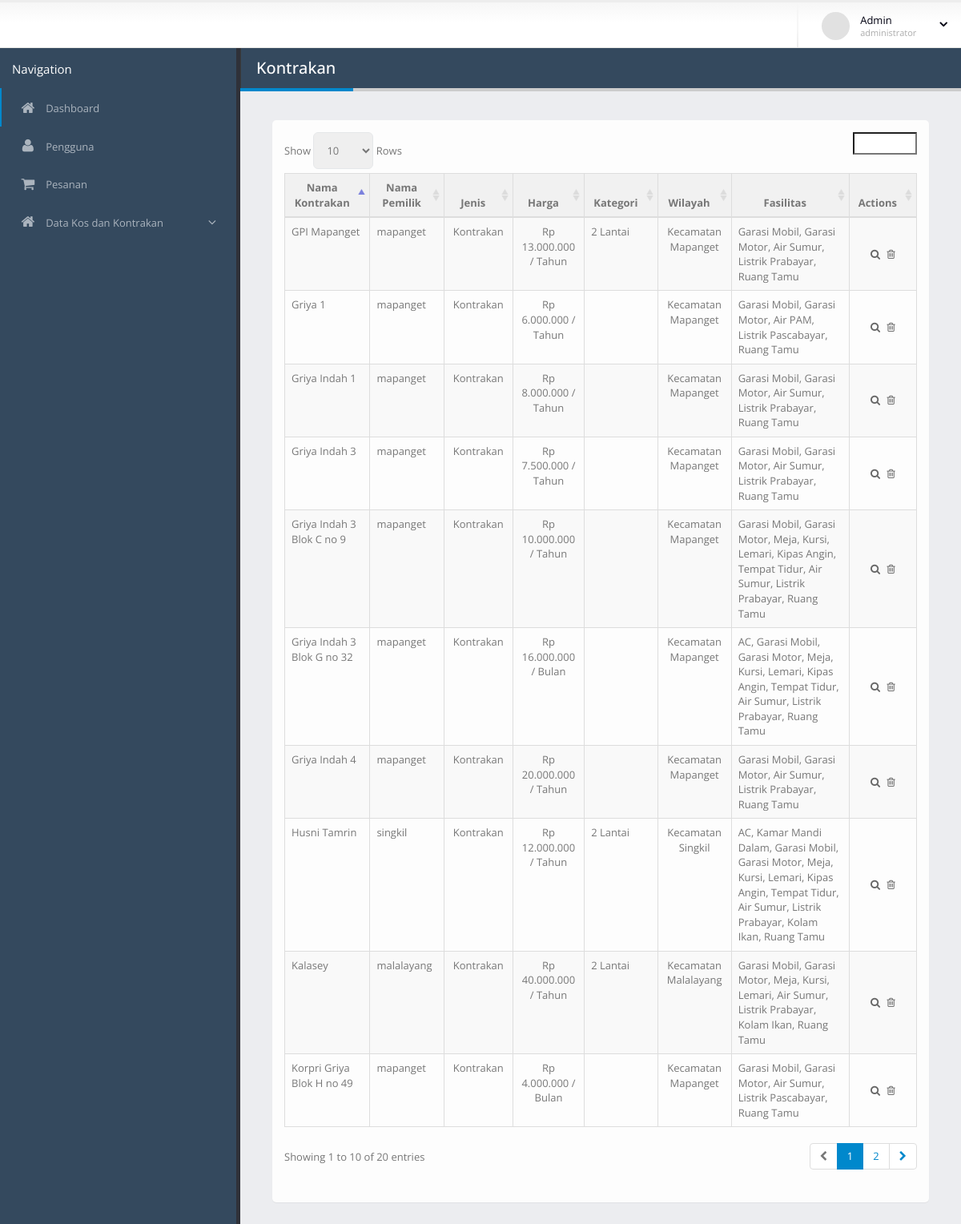
Page /admin/datakontrakan.php on the committed database.
### tables this page shows
CREATE TABLE `item` (
  `id` int(11) NOT NULL,
  `photo` varchar(255) NOT NULL,
  `photo2` varchar(255) NOT NULL,
  `photo3` varchar(255) NOT NULL,
  `photo4` varchar(255) NOT NULL,
  `nama` varchar(255) NOT NULL,
  `alamat` varchar(1000) NOT NULL,
  `harga` bigint(255) NOT NULL,
  `satuan` varchar(255) NOT NULL,
  `deskripsi` varchar(10000) NOT NULL,
  `jenis` varchar(255) NOT NULL,
  `kategori` varchar(255) NOT NULL,
  `wilayah` varchar(255) NOT NULL,
  `fasilitas` varchar(255) NOT NULL,
  `kode` varchar(255) NOT NULL,
  `lat` varchar(255) NOT NULL,
  `lng` varchar(255) NOT NULL
);

### admin/datakontrakan.php (the view, shortened to what this page needs)
<?php
include "../config.php";
?>
<!doctype html>
<html class="fixed">
	<head>
		<link rel="stylesheet" href="assets/vendor/bootstrap/css/bootstrap.css" type="text/css" />
		<link rel="stylesheet" href="assets/vendor/font-awesome/css/font-awesome.css" type="text/css" />
		<link rel="stylesheet" href="assets/vendor/magnific-popup/magnific-popup.css" type="text/css" />
		<link rel="stylesheet" href="assets/vendor/bootstrap-datepicker/css/datepicker3.css" type="text/css" />
		<link rel="stylesheet" href="assets/vendor/select2/select2.css" type="text/css" />
		<link rel="stylesheet" href="assets/vendor/jquery-datatables-bs3/assets/css/datatables.css" type="text/css" />
		<link rel="stylesheet" href="assets/stylesheets/theme.css" type="text/css" />
		<link rel="stylesheet" href="assets/stylesheets/skins/default.css" type="text/css" />
		<link rel="stylesheet" href="assets/stylesheets/theme-custom.css" type="text/css">
		<link rel="stylesheet" href="assets/style.css" type="text/css">
	</head>
	<body>
		<section class="body">
			<header class="header">
				<div class="header-right">
				<span class="separator"></span>
					<div id="userbox" class="userbox">
						<a href="#" data-toggle="dropdown">
							<figure class="profile-picture">
								<img src="assets/images/!logged-user.jpg" alt="Joseph Doe" class="img-circle" data-lock-picture="assets/images/!logged-user.jpg" />
							</figure>
							<div class="profile-info" data-lock-name="John Doe" data-lock-email="johndoe@JSOFT.com">
								<span class="name">Admin</span>
								<span class="role">administrator</span>
							</div>
							<i class="fa custom-caret"></i>
						</a>
					</div>
				</div>
			</header>
			<div class="inner-wrapper">
				<aside id="sidebar-left" class="sidebar-left">
					<div class="sidebar-header">
						<div class="sidebar-title" style="color:white">
							Navigation
						</div>
					</div>
					<div class="nano">
						<div class="nano-content">
							<nav id="menu" class="nav-main" role="navigation">
								<ul class="nav nav-main">
									<li class="nav-active">
										<a href="index.php">
											<i class="fa fa-home" aria-hidden="true"></i>
											<span>Dashboard</span>
										</a>
									</li>
									<li>
										<a href="pengguna.php">
											<i class="fa fa-user" aria-hidden="true"></i>
											<span>Pengguna</span>
										</a>
									</li>
									<li>
										<a href="pesanan.php">
											<i class="fa fa-shopping-cart" aria-hidden="true"></i>
											<span>Pesanan</span>
										</a>
									</li>
									<li class="nav-parent">
										<a>
											<i class="fa fa-home" aria-hidden="true"></i>
											<span>Data Kos dan Kontrakan</span>
										</a>
									</li>
								</ul>
							</nav>
						</div>
					</div>
				</aside>
				<section role="main" class="content-body">
					<header class="page-header">
						<h2>Kontrakan</h2>
					</header>
					<section class="panel">
							<div class="panel-body">
								<div class="table-responsive">
								<table class="table table-bordered table-striped mb-none" id="datatable-default">
									<thead>
										<tr>
											<th class="text center">Nama Kontrakan</th>
											<th class="text center">Nama Pemilik</th>
											<th class="text center">Jenis</th>
											<th class="text center">Harga</th>
											<th class="text center">Kategori</th>
											<th class="text center">Wilayah</th>
											<th class="text center">Fasilitas</th>
											<th class="text center">Actions</th>
										</tr>
									</thead>
									<tbody>
									<?php
										$sql= 'SELECT * FROM item WHERE jenis = 12';
										$result = mysqli_query($link, $sql);
										if(mysqli_num_rows($result) > 0){
										while($row = mysqli_fetch_array($result)){
										$kategori = $row['kategori'];
										$wilayah = $row['wilayah'];
										$fasilitas = $row['fasilitas'];
$kategorii = explode(",",$kategori);
$kategorinya = array();
if (in_array("24",$kategorii)) { $kategorinya[] = "2 Lantai";}
if (in_array("25",$kategorii)) { $kategorinya[] = "3 Lantai";}
$wilayahh = explode(",",$wilayah);
$wilayahnya = array();
if (in_array("303",$wilayahh)) { $wilayahnya[] = "Kecamatan Malalayang";}
if (in_array("305",$wilayahh)) { $wilayahnya[] = "Kecamatan Mapanget";}
if (in_array("307",$wilayahh)) { $wilayahnya[] = "Kecamatan Singkil";}
$fasilitass = explode(",",$fasilitas);
$fasilitasnya = array();
if (in_array("401",$fasilitass)) { $fasilitasnya[] = "AC";}
if (in_array("402",$fasilitass)) { $fasilitasnya[] = "Kamar Mandi Dalam";}
if (in_array("403",$fasilitass)) { $fasilitasnya[] = "Garasi Mobil";}
if (in_array("404",$fasilitass)) { $fasilitasnya[] = "Garasi Motor";}
if (in_array("405",$fasilitass)) { $fasilitasnya[] = "Meja";}
if (in_array("406",$fasilitass)) { $fasilitasnya[] = "Kursi";}
if (in_array("407",$fasilitass)) { $fasilitasnya[] = "Lemari";}
if (in_array("408",$fasilitass)) { $fasilitasnya[] = "Kipas Angin";}
if (in_array("409",$fasilitass)) { $fasilitasnya[] = "Tempat Tidur";}
if (in_array("410",$fasilitass)) { $fasilitasnya[] = "Air PAM";}
if (in_array("411",$fasilitass)) { $fasilitasnya[] = "Air Sumur";}
if (in_array("412",$fasilitass)) { $fasilitasnya[] = "Listrik Prabayar";}
if (in_array("413",$fasilitass)) { $fasilitasnya[] = "Listrik Pascabayar";}
if (in_array("415",$fasilitass)) { $fasilitasnya[] = "Kolam Ikan";}
if (in_array("416",$fasilitass)) { $fasilitasnya[] = "Ruang Tamu";}
if(empty($kategorinya)){ $kategorinya = ""; }
if(empty($fasilitasnya)){ $fasilitasnya = ""; }
										?>
										<tr>
											<td><?php echo $row['nama']; ?></td>
											<td><?php echo $row['kode']; ?></td>
											<td class="text center"><?php $jenis = explode(',',$row['jenis']);
																				if(in_array('12',$jenis)){echo 'Kontrakan<br>';}
											?></td>
											<td class="text center">Rp <?php   echo number_format($row['harga'],0,'.','.') ;?> / <?php if($row['satuan'] == 01 ) { echo 'Hari';}
																							  if($row['satuan'] == 03 ) { echo 'Bulan';}
																							  if($row['satuan'] == 04 ) { echo 'Tahun';}
																	?></td>
											<td><?php if(!empty($kategorinya)){ echo implode(", ",$kategorinya); }  ?></td>
											<td class="text center"><?php if(!empty($wilayahnya)){ echo implode(",",$wilayahnya); }  ?></td>
											<td><?php if(!empty($fasilitasnya)){ echo implode(", ",$fasilitasnya); }  ?></td>
											<td class="actions text center" >
												<a href="readdata.php?id=<?php echo $row['id'];?>" class="on-default remove-row"><i class="fa fa-search"></i></a>
												<a href="#" class="on-default remove-row" data-toggle="modal" data-target="#hapusdatakontrakan<?php echo $row['id']; ?>"><i class="fa fa-trash-o"></i></a>
											</td>
										</tr>
										<?php
												}
												}  ?>
                                    </tbody>
								</table>
								</div>
							</div>
						</section>
				</section>
			</div>
		</section>
	</body>
</html>

### admin/assets/stylesheets/skins/default.css (style rules this page uses)
a, .btn-link { color: #0088cc; }
.page-header h2 { border-bottom-color: #0088cc; }
ul.nav-main > li.nav-active > a { box-shadow: 2px 0 0 #0088cc inset; }

### admin/assets/style.css (style rules this page uses)
thead { background-color: #f1f1f1; }

### rows in the picture
item: nama "GPI Mapanget", kode "mapanget", jenis "Kontrakan", harga "13.000.000", satuan "Tahun", kategorinya "2 Lantai", wilayahnya "Kecamatan Mapanget", fasilitasnya "Garasi Mobil, Garasi Motor, Air Sumur, Listrik Prabayar, Ruang Tamu"
item: nama "Griya 1", kode "mapanget", jenis "Kontrakan", harga "6.000.000", satuan "Tahun", wilayahnya "Kecamatan Mapanget", fasilitasnya "Garasi Mobil, Garasi Motor, Air PAM, Listrik Pascabayar, Ruang Tamu"
item: nama "Griya Indah 1", kode "mapanget", jenis "Kontrakan", harga "8.000.000", satuan "Tahun", wilayahnya "Kecamatan Mapanget", fasilitasnya "Garasi Mobil, Garasi Motor, Air Sumur, Listrik Prabayar, Ruang Tamu"
item: nama "Griya Indah 3", kode "mapanget", jenis "Kontrakan", harga "7.500.000", satuan "Tahun", wilayahnya "Kecamatan Mapanget", fasilitasnya "Garasi Mobil, Garasi Motor, Air Sumur, Listrik Prabayar, Ruang Tamu"
item: nama "Griya Indah 3 Blok C no 9", kode "mapanget", jenis "Kontrakan", harga "10.000.000", satuan "Tahun", wilayahnya "Kecamatan Mapanget", fasilitasnya "Garasi Mobil, Garasi Motor, Meja, Kursi, Lemari, Kipas Angin, Tempat Tidur, Air Sumur, Listrik Prabayar, Ruang Tamu"
item: nama "Griya Indah 3 Blok G no 32", kode "mapanget", jenis "Kontrakan", harga "16.000.000", satuan "Bulan", wilayahnya "Kecamatan Mapanget", fasilitasnya "AC, Garasi Mobil, Garasi Motor, Meja, Kursi, Lemari, Kipas Angin, Tempat Tidur, Air Sumur, Listrik Prabayar, Ruang Tamu"
item: nama "Griya Indah 4", kode "mapanget", jenis "Kontrakan", harga "20.000.000", satuan "Tahun", wilayahnya "Kecamatan Mapanget", fasilitasnya "Garasi Mobil, Garasi Motor, Air Sumur, Listrik Prabayar, Ruang Tamu"
item: nama "Korpri Griya Blok H no 49", kode "mapanget", jenis "Kontrakan", harga "4.000.000", satuan "Bulan", wilayahnya "Kecamatan Mapanget", fasilitasnya "Garasi Mobil, Garasi Motor, Air Sumur, Listrik Pascabayar, Ruang Tamu"
item: nama "Husni Tamrin", kode "singkil", jenis "Kontrakan", harga "12.000.000", satuan "Tahun", kategorinya "2 Lantai", wilayahnya "Kecamatan Singkil", fasilitasnya "AC, Kamar Mandi Dalam, Garasi Mobil, Garasi Motor, Meja, Kursi, Lemari, Kipas Angin, Tempat Tidur, Air Sumur, Listrik Prabayar, Kolam Ikan, Ruang Tamu"
item: nama "Kalasey", kode "malalayang", jenis "Kontrakan", harga "40.000.000", satuan "Tahun", kategorinya "2 Lantai", wilayahnya "Kecamatan Malalayang", fasilitasnya "Garasi Mobil, Garasi Motor, Meja, Kursi, Lemari, Air Sumur, Listrik Prabayar, Kolam Ikan, Ruang Tamu"
